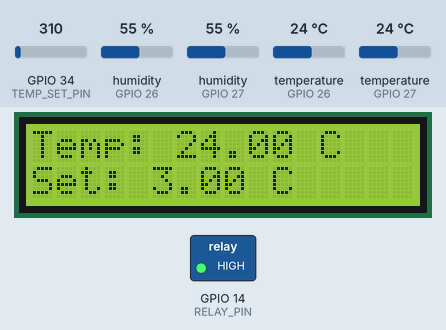
This sketch was run on a simulated ESP32. On the bench: 16×2 character LCD, switched loads named in the sketch (green lamp = pin HIGH). Inputs (shaded band) come from the test bench; at power-on: temperature (sensors on GPIO 26, GPIO 27) 24 °C, GPIO 34 (TEMP_SET_PIN) = 310, humidity (sensors on GPIO 26, GPIO 27) 55 %. What the sketch prints to the serial monitor is not drawn.

Above: at 1.2 s.
1.3 s: temperature (sensor on GPIO 26) set to 12 °C
At 2.6 s:
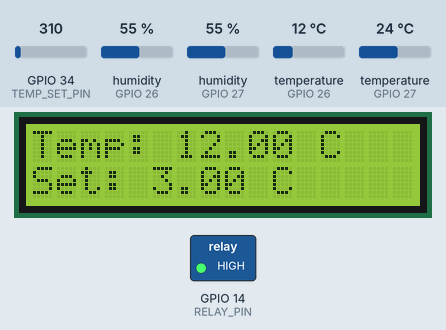
3.6 s: GPIO 34 (TEMP_SET_PIN) set to 372
At 5.3 s:
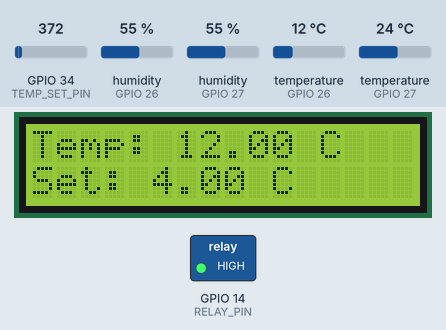
5.7 s: temperature (sensor on GPIO 26) set to 19 °C
At 6.8 s:
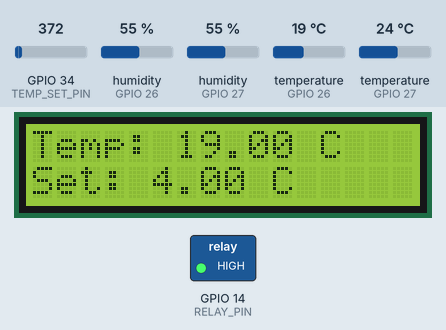
7.7 s: GPIO 34 (TEMP_SET_PIN) set to 434
At 9.4 s:
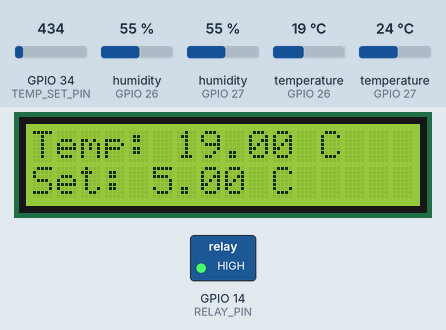
9.8 s: temperature (sensor on GPIO 26) set to 28 °C
At 10.9 s:
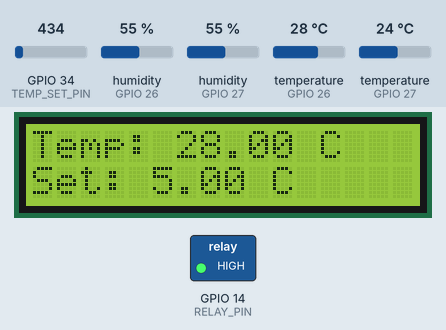
11.9 s: GPIO 34 (TEMP_SET_PIN) set to 527
At 13.6 s:
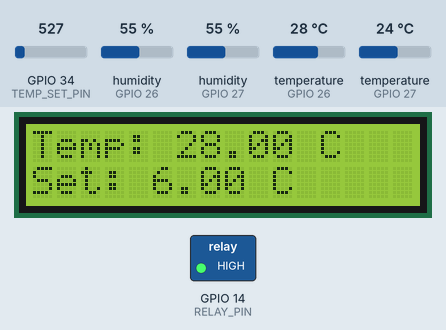
Timing chart, 0 to 14.9 s (numbered marks = the images above; inputs shaded):
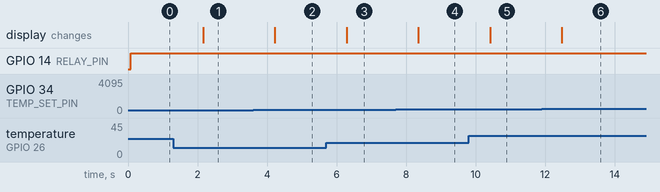

The sketch:

PID-Temp_Hum-MAG_OAG.ino
```cpp
#include <Wire.h>
#include <LiquidCrystal_I2C.h>
#include <Adafruit_Sensor.h>
#include <DHT.h>

#define DHT22_1_PIN 26
#define DHT22_2_PIN 27
#define RELAY_PIN 14
#define TEMP_SET_PIN 34

#define LCD_ADDRESS 0x27
#define LCD_COLUMNS 16
#define LCD_ROWS 2

DHT dht22_1(DHT22_1_PIN, DHT22);
DHT dht22_2(DHT22_2_PIN, DHT22);

double Kp = 2;
double Ki = 5;
double Kd = 1;
double Ts = 1;
double set_point = 24; //OAG
double integral = 0;
double error_prev = 0;
double output = 0;

LiquidCrystal_I2C lcd(LCD_ADDRESS, LCD_COLUMNS, LCD_ROWS);

void setup() {
  pinMode(RELAY_PIN, OUTPUT);
  digitalWrite(RELAY_PIN, LOW);
  Serial.begin(9600); //OAG
  lcd.init();
  lcd.backlight();
  dht22_1.begin();
  dht22_2.begin();
}

void loop() {
  // Leer la temperatura de los sensores DHT22
  float temp1 = dht22_1.readTemperature();
  float hum1 = dht22_1.readHumidity();
  float temp2 = dht22_2.readTemperature();
  float hum2 = dht22_2.readHumidity();
  float temp_avg = temp1; //+ temp2) / 2.0//;

  // Leer el valor del potenciómetro en el pin 34
  int pot_value = analogRead(TEMP_SET_PIN);

  // Mapear el valor del potenciómetro al rango de temperaturas deseadas
  set_point = map(pot_value, 0, 4095, 0, 50);

  // Calcular la salida del controlador PID
  double error = set_point - temp_avg;
  integral += error * Ts;
  double derivative = (error - error_prev) / Ts;
  output = Kp * error + Ki * integral + Kd * derivative;
  error_prev = error;

  // Limitar la salida entre 0 y 100
  output = output > 100 ? 100 : output < 0 ? 0 : output;

  // Convertir la salida a un valor de 0 o 1 para el relé
  int relay_output = temp_avg >= set_point ? 1 : 0;

  // Controlar el relé con el valor de salida
  digitalWrite(RELAY_PIN, relay_output);

  // Actualizar el display LCD con la temperatura, la humedad y el seteo
  lcd.clear();
  lcd.setCursor(0, 0);
  lcd.print("Temp: ");
  lcd.print(temp_avg);
  lcd.print(" C");
  lcd.setCursor(0, 1);
  lcd.print("Set: ");
  lcd.print(set_point);
  lcd.print(" C");
  delay(1000);

  // Imprimir información de depuración - OAG

  Serial.print("Temperatura Ambiente: "); //OAG
  Serial.println(temp_avg); //OAG
  Serial.print("Set: "); //OAG
  Serial.println(set_point); //OAG

}
```

Measured:
- after the input at 1.3 s, the display: changes after 0.86 s (image 1)
- after the input at 3.6 s, the display: changes after 0.63 s (image 2)
- after the input at 5.7 s, the display: changes after 0.59 s (image 3)
- after the input at 7.7 s, the display: changes after 0.66 s (image 4)
- after the input at 9.8 s, the display: changes after 0.62 s (image 5)
- after the input at 11.9 s, the display: changes after 0.58 s (image 6)
